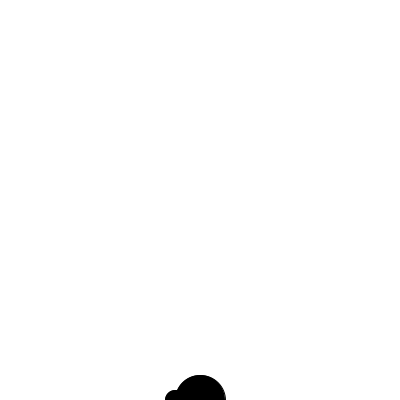
Frame 1 (no input)
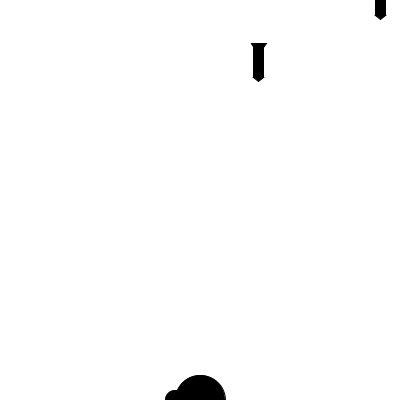
Frame 60 (the mouse pressed at the canvas centre just before this capture)
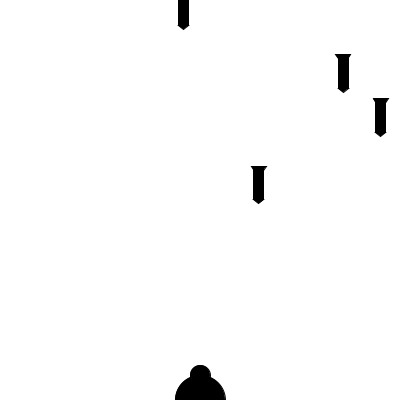
Frame 120 (the mouse held since frame 60 and released just before this capture)

The Processing sketch that drew these frames (run headless with seeded random() and noise(); from frame 60 on, the mouse is pressed at the canvas centre):

// Processing sketch: Missile_pt5_integration
// ── Missile_pt5_integration.pde
int totalMissiles = 0;
int totalBullets = 0;
int playerScore = 0;

//Declare all my objects
Missile[] missiles = new Missile[1000];
Bullet[] bullets = new Bullet[1000];
Station gun;
Timer timer;

void setup()
{
  size(400,400);
  rectMode(CENTER);
  
  //Set the gun for the center of the screen
  gun = new Station(width/2);
  
  //Set the timer for every half second, then start the timer
  timer = new Timer(500);
  timer.begin();
}

void draw()
{
  //Erase Screen, draw background
  background(255);
  
  //Move and draw the gun
  gun.move(mouseX,width,0);
  gun.display();
  
  //Draw the bullets if they haven't hit a missile
  for(int i = 0; i < totalBullets; i++)
  {
    if(!bullets[i].hit)
    {
      bullets[i].display();
      bullets[i].move();
    }
  }
  
  //Start a new missile every time the timer ends, then restart the timer
  if(timer.isFinished())
  {
    missiles[totalMissiles] = new Missile(random(width), random(1,5));
  
    if(totalMissiles < missiles.length)
    {
      totalMissiles++;
    }
    else
    {
      totalMissiles = 0;
    }
    
    timer.begin();
  }
  
  //Draw Missiles and check for collisions with bullets
  for(int i = 0; i < totalMissiles; i++)
  {
    if(!missiles[i].exploded)
    {
      missiles[i].move();
      missiles[i].display();
      
      for(int p = 0; p < totalBullets; p++)
      {
        if(!bullets[p].hit)
        {
          missiles[i].hitCheck(bullets[p]);
          if(missiles[i].exploded)
          {
            p = totalBullets;
            playerScore++;
          }
        }
      }
    }
  }
  
  //Report Playerscore
  println("You have hit " + playerScore + " missiles.");
}

void keyPressed()
{
  bullets[totalBullets] = new Bullet(width/2);
  bullets[totalBullets].fire(mouseX,width,0);
  
  totalBullets++;
  
  if(totalBullets >= bullets.length)
  {
    totalBullets = 0;
  }
}

// ── Bullet.pde
class Bullet
{
  float x;
  float y;
  float dX;
  float dY;
  boolean hit;
  
  Bullet(float _x)
  {
    x = _x;
    y = height;
    dX = 0;
    dY = 0;
    hit = false;
  }
  
  //Draw Bullet to Screen
  void display()
  {
    fill(0);
    ellipse(x,y,5,5);
  }
  
  //Move the Bullet based on the input speed values
  void move()
  {
    x += dX;
    y += dY;
  }
  
  //set the direction of the bullet when the bullet is fired
  void fire(float value, float min, float max)
  {
    dX = 2*cos(map(value,min,max,0,PI));
    dY = -2*sin(map(value,min,max,0,PI));
  }
}

// ── Missile.pde
class Missile
{
  float posX, posY;
  float mWidth, mHeight;
  float speed;
  boolean exploded;
  
  //Initialize each missile to be right off the top of the screen
  Missile(float _x, float _speed)
  {
    mHeight = 30;
    mWidth = mHeight/3;
    
    posX = _x;
    posY = -mHeight/2;
    
    speed = _speed;
    exploded = false;
  }
  
  //Draw Missile
  void display()
  {
    fill(0);
    rect(posX,posY,mWidth,mHeight);
    triangle(posX+mWidth/2,posY+mHeight/2,posX-mWidth/2,posY+mHeight/2,posX,posY+mHeight*5/8);
    triangle(posX,posY-mHeight*1/4,posX-mWidth*3/4,posY-mHeight*5/8,posX+mWidth*3/4,posY-mHeight*5/8);
  }
  
  //Move Missile Downward
  void move()
  {
    posY += speed;
  }
  
  void hitCheck(Bullet bullet)
  {
    if((bullet.x > posX - mWidth/2) && (bullet.x < posX + mWidth/2) && (bullet.y > posY - mHeight/2) && (bullet.y < posY + mHeight/2))
    {
      exploded = true;
      bullet.hit = true;
    }
  }
}

// ── Station.pde
class Station
{
  float xShift;
  float yShift;
  float xPos;
  float yPos;
  
  Station(float _x)
  {
    xPos = _x;
    yPos = height;
    xShift = 0;
    yShift = 0;
  }
  
  //Draw Defense Station to the Screen
  void display()
  {
    //Draw Station
    fill(0);
    ellipse(width/2,height,50,50);
    
    //Draw Gun  
    ellipse(width/2+xShift, height-yShift,20,20);
  }
  
  //Move the Gun around the Station based on input values
  void move(float value, float min, float max)
  {    
    xShift = 25*cos(map(value,min,max,0,PI));
    yShift = 25*sin(map(value,min,max,0,PI));
  }
}

// ── Timer.pde
class Timer
{
  float triggerTime;
  float startTime;
  
  Timer(float _triggerTime)
  {
    triggerTime = _triggerTime;
  }
  
  //Reset the Clock
  void begin()
  {
    startTime = millis();
  }
  
  //Return true if the elapsed time has passed, otherwise false
  boolean isFinished()
  {
    if(millis() - startTime > triggerTime)
    {
      return true;
    }
    else
    {
      return false;
    }
  }
}
